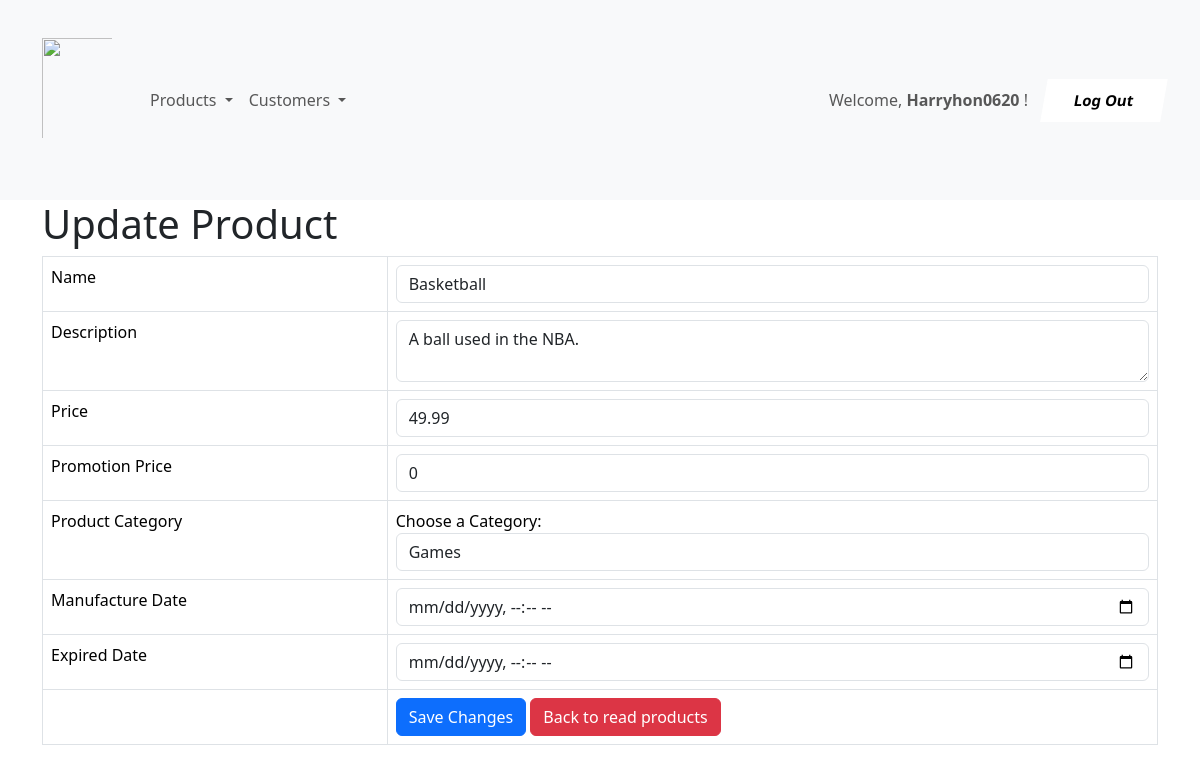
Page /shop/product_update.php?id=1 (signed in) on the committed database.
### tables this page shows
CREATE TABLE IF NOT EXISTS `products` (
  `id` int NOT NULL AUTO_INCREMENT,
  `name` varchar(128) NOT NULL,
  `description` text NOT NULL,
  `product_cat` int NOT NULL,
  `price` double NOT NULL,
  `promotion_price` double NOT NULL,
  `manufacture_date` datetime NOT NULL,
  `expired_date` datetime NOT NULL,
  `created` datetime NOT NULL,
  `modified` timestamp NOT NULL DEFAULT CURRENT_TIMESTAMP ON UPDATE CURRENT_TIMESTAMP,
  PRIMARY KEY (`id`)
);

CREATE TABLE IF NOT EXISTS `product_cat` (
  `product_cat_id` int NOT NULL,
  `product_cat_name` varchar(128) NOT NULL,
  `product_cat_description` text NOT NULL,
  PRIMARY KEY (`product_cat_id`)
);

### shop/product_update.php (the view, shortened to what this page needs)
<!DOCTYPE HTML>
<?php
include 'menu.php';
?>
<html>
<head>
    <link href="https://cdn.jsdelivr.net/npm/bootstrap@5.3.3/dist/css/bootstrap.min.css" rel="stylesheet">
</head>
<body>
    <div class="container">
        <div class="page-header">
            <h1>Update Product</h1>
            <?php
            $id = isset($_GET['id']) ? $_GET['id'] : die('ERROR: Record ID not found.');
            include 'config/database.php';
            try {
                $query = "SELECT id, name, description, price, promotion_price, product_cat, manufacture_date, expired_date FROM products
                WHERE id = ? LIMIT 0,1";
                $stmt = $con->prepare($query);
                $stmt->bindParam(1, $id);
                $stmt->execute();
                $row = $stmt->fetch(PDO::FETCH_ASSOC);
                $name = $row['name'];
                $description = $row['description'];
                $price = $row['price'];
                $promotion_price = $row['promotion_price'];
                $fetched_manufacture_date = $row['manufacture_date'];
                $fetched_expired_date = $row['expired_date'];
            }
            catch (PDOException $exception) {
                die('ERROR: ' . $exception->getMessage());
            }
            ?>
            <form action="<?php echo htmlspecialchars($_SERVER["PHP_SELF"] . "?id={$id}"); ?>" method="post">
                <table class='table table-hover table-responsive table-bordered'>
                    <tr>
                        <td>Name</td>
                        <td><input type='text' name='name' value="<?php echo $name; ?>" class='form-control' /></td>
                    </tr>
                    <tr>
                        <td>Description</td>
                        <td><textarea name='description' class='form-control'><?php echo $description; ?></textarea>
                        </td>
                    </tr>
                    <tr>
                        <td>Price</td>
                        <td><input type='text' name='price' value="<?php echo $price; ?>" class='form-control' /></td>
                    </tr>
                    <tr>
                        <td>Promotion Price</td>
                        <td><input type='text' name='promotion_price' value="<?php echo $promotion_price; ?>"
                                class='form-control' /></td>
                    </tr>
                    <tr>
                        <td>Product Category</td>
                        <td><label for="product_cat">Choose a Category:</label>
                            <select name="product_cat" id="product_cat" class='form-control'>
                                <?php
                                $query = "SELECT id, product_cat_name, product_cat.* FROM products
                                INNER JOIN product_cat ON products.product_cat = product_cat.product_cat_id WHERE id = ?";
                                $stmt2 = $con->prepare($query);
                                $stmt2->bindParam(1, $id);
                                $stmt2->execute();
                                $row = $stmt2->fetch(PDO::FETCH_ASSOC);
                                extract($row);
                                echo '<option value="' . $product_cat_id . '">' . $product_cat_name . '</option>';
                                ?>
                            </select>
                        </td>
                    </tr>
                    <tr>
                        <td>Manufacture Date</td>
                        <td><input type='datetime-local' name='manufacture_date'
                                value="<?= $fetched_manufacture_date ?>" class='form-control' />
                        </td>
                    </tr>
                    <tr>
                        <td>Expired Date</td>
                        <td><input type='datetime-local' name='expired_date' value="<?= $fetched_expired_date ?>"
                                class='form-control' /></td>
                    </tr>
                    <tr>
                        <td></td>
                        <td>
                            <input type='submit' value='Save Changes' class='btn btn-primary' />
                            <a href='product_listing.php' class='btn btn-danger'>Back to read products</a>
                        </td>
                    </tr>
                </table>
            </form>
        </div>
    </div>
</body>
</html>

### rows in the picture
products: name "Basketball", description "A ball used in the NBA.", price "49.99", promotion_price "0", product_cat "Games"

### other values in the picture
$_SESSION['username'] "Harryhon0620"
